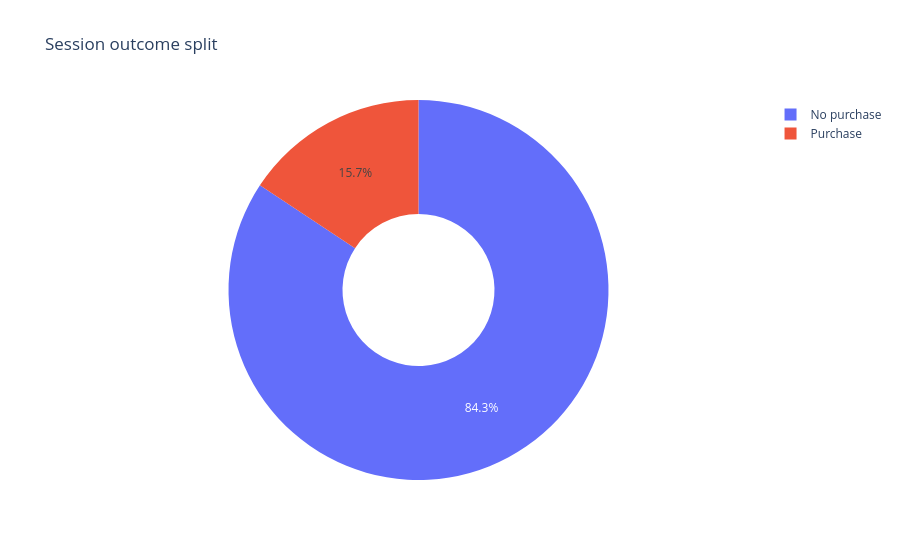

Notebook code for this chart:
### Markdown cell above
# Overall conversion rate

### Code cell
conv_rate = df['Converted'].mean()
print(f'Conversion rate: {conv_rate:.2%}')
fig = px.pie(df, names=df['Converted'].map({0: 'No purchase', 1: 'Purchase'}),
            title='Session outcome split', hole=0.4)
fig.show()

### Figure 1 — Plotly figure (JSON) as saved in the notebook; plotly's stock layout.template omitted (floating-point values rounded to 4 significant figures; data arrays with more than 128 entries replaced by an {"elided": "..."} marker saying what was removed)
{"data": [{"domain": {"x": [0, 1], "y": [0, 1]}, "hole": 0.4, "hovertemplate": "label=%{label}<extra></extra>", "labels": {"elided": "12000 str values"}, "legendgroup": "", "name": "", "showlegend": true, "type": "pie"}], "layout": {"legend": {"tracegroupgap": 0}, "title": {"text": "Session outcome split"}}}
